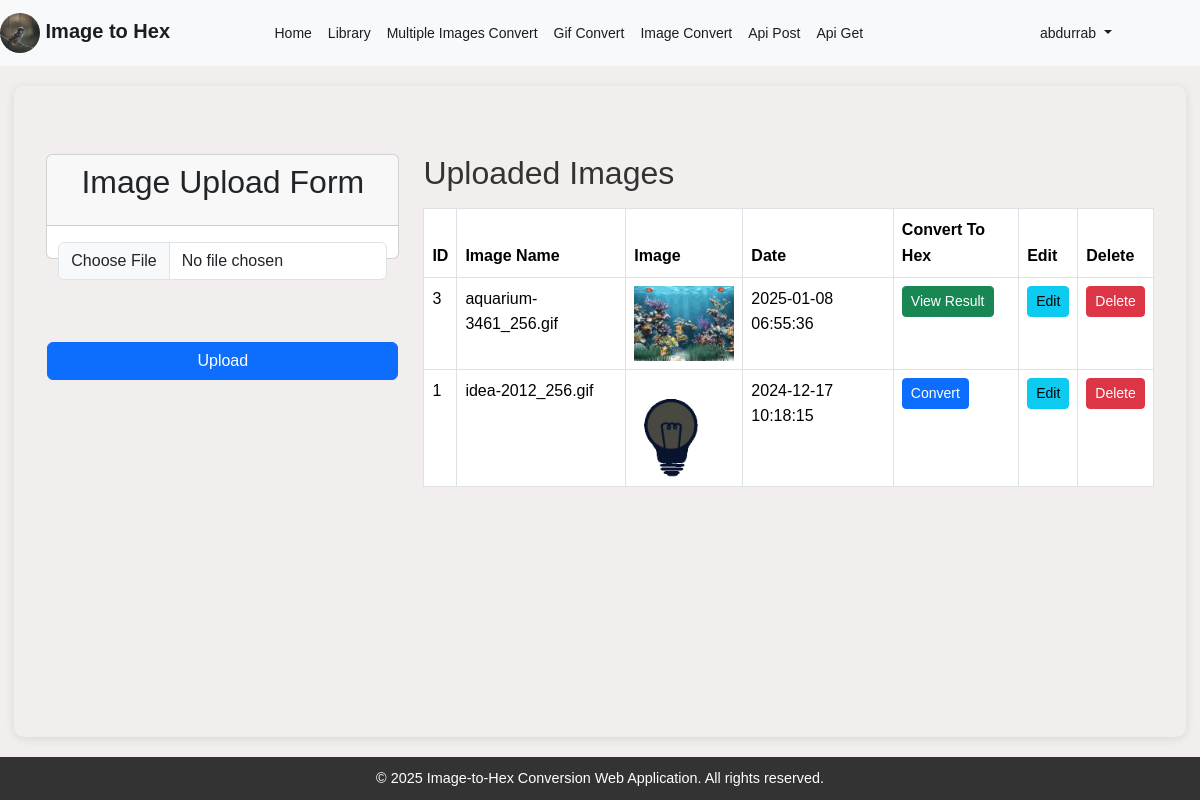
The page /mygifimages.php (signed in) on the database its author committed.
### tables this page shows
CREATE TABLE `gif_images` (
  `id` int(11) NOT NULL,
  `file_name` varchar(255) NOT NULL,
  `file_path` varchar(255) NOT NULL,
  `user_id` int(11) NOT NULL,
  `uploaded_at` timestamp NOT NULL DEFAULT current_timestamp() ON UPDATE current_timestamp()
);

### mygifimages.php (the view, shortened to what this page needs)
<?php
include 'includes/db.php';
include 'header.php';
$user_id = $_SESSION['user_id'];
?>
<main>
<div class="container my-5">
    <div class="row">
        <div class="col-sm-4">
            <div class="card ">
<div class="card-header text-center">
                <h2 class="mb-3">Image Upload Form</h2>
                </div>
                <div class="card-body">
                <form method="POST" enctype="multipart/form-data" id="imageUploadForm">
                    <div class="mb-3">
                        <input type="file" name="image" id="imageInput" accept="image/gif" class="form-control" required>
                    </div>
                    <button type="submit" class="btn btn-primary w-100">Upload</button>
                </form>
            </div>
        </div>
    </div>
        <div class="col-sm-8">
            <h2 class="mb-3">Uploaded Images</h2>
            <table class="table table-bordered">
                <thead>
                    <tr>
                        <th>ID</th>
                        <th>Image Name</th>
                        <th>Image</th>
                        <th>Date</th>
                        <th>Convert To Hex</th>
                        <th>Edit</th>
                        <th>Delete</th>
                    </tr>
                </thead>
                <tbody>
                    <?php
                    $sql = "SELECT id, file_name, file_path, uploaded_at FROM gif_images WHERE user_id = $user_id ORDER BY uploaded_at DESC";
                    $resultimg = mysqli_query($conn, $sql);
                    while ($row = mysqli_fetch_assoc($resultimg)) {
                        $id = $row['id'];
                        $file_name = $row['file_name'];
                        $image = $row['file_path'];
                        $date = $row['uploaded_at'];
                    ?>
                        <tr>
                            <td><?php echo $id; ?></td>
                            <td><?php echo $file_name; ?></td>
                            <td><img src="<?php echo htmlspecialchars($image); ?>" alt="<?php echo htmlspecialchars($file_name); ?>" style="max-width: 100px; max-height: 100px;"></td>
                            <td><?php echo $date; ?></td>
                            <td>
                                <?php
                                $query = "SELECT * FROM gif_frames WHERE gif_id = '$id'";
                                $result = mysqli_query($conn, $query);
                                if (mysqli_num_rows($result) > 0) {
                                    echo '<a href="gifhexcoderesult.php?id=' . $id . '" class="btn btn-sm btn-success" role="button">View Result</a>';
                                } else {
                                    echo '<a href="mygifconvert.php?id=' . $id . '" class="btn btn-sm btn-primary" role="button">Convert</a>';
                                }
                                ?>
                            </td>
                            <td>
                                <a href="editmygifimages.php?id=<?php echo $id; ?>" class="btn btn-sm btn-info" role="button">Edit</a>
                            </td>
                            <td>
                                <a href="mygifimages.php?id=<?php echo $id; ?>" class="btn btn-sm btn-danger" role="button">Delete</a>
                            </td>
                        </tr>
                    <?php } ?>
                </tbody>
            </table>
        </div>
    </div>
</div>
</main>
<?php
include 'footer.php';
?>

### styles.css (style rules this page uses)
body, h1, h2, h3, p, ul, ol, li { margin: 0; padding: 0; box-sizing: border-box; }
body { font-family: Arial, sans-serif; line-height: 1.6; color: #333; background: #f3eeee; display: flex; flex-direction: column; min-height: 100vh; margin: 0; }
main { flex: 1; padding: 20px; border-radius: 10px; box-shadow: 0 2px 10px rgba(0, 0, 0, 0.1); margin: 0 auto; }
form { position: absolute; left: 0; display: flex; justify-content: center; align-items: center; flex-direction: column; width: 100%; gap: 15px; transition: 0.5s; }

### rows shown on the page
gif_images: id "3", file_name "aquarium-3461_256.gif", file_path+file_name (picture), uploaded_at "2025-01-08 06:55:36"
gif_images: id "1", file_name "idea-2012_256.gif", file_path (picture), uploaded_at "2024-12-17 10:18:15"

### other values the page prints
$_SESSION['username'] "abdurrab"
